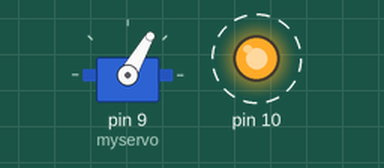
The sketch below on a simulated Arduino Uno, built with avr-gcc and run on an emulated ATmega328P. On the bench: servo, output pins drawn as LEDs (lit = HIGH). Dashed ring = blinking.

Above: at 0.05 s.
Timing chart, 0 to 3.0 s (numbered marks = the images above):
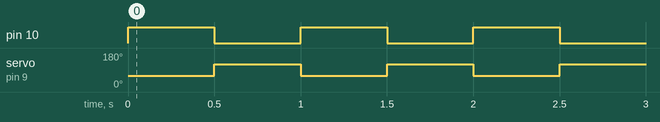

Measured:
- by itself, pin 10: alternates HIGH for 0.50 s and LOW for 0.50 s
- by itself, servo on pin 9 (myservo): alternates 120° for 0.50 s and 60° for 0.50 s

The sketch:

servo.ino
```cpp
#include <Servo.h>
Servo myservo;  // create servo object to control a servo

void setup() {
  pinMode(10, OUTPUT);
  myservo.attach(9);  // attaches the servo on pin 9 to the servo object
}
void loop() {
  digitalWrite(10, HIGH);
  myservo.write(60);                  // sets the servo position according to the scaled value
  delay(500);                           // waits for the servo to get there
  digitalWrite(10, LOW);
  myservo.write(120);                  // sets the servo position according to the scaled value
  delay(500);                           // waits for the servo to get there
}
```
